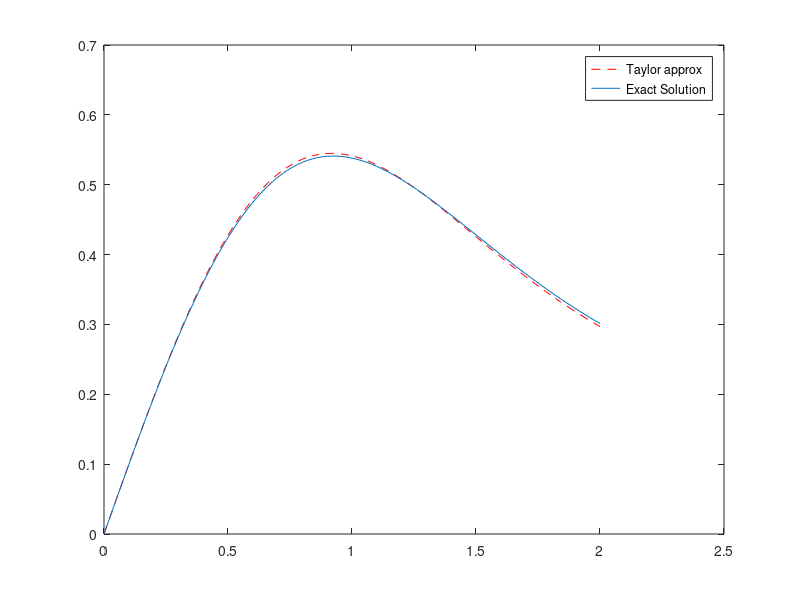

Reproduce this figure in MATLAB.

f = @(t,x) 1-2*t*x;
f1 = @(t,x) 2*t*f(t,x)-2*x;
f2 = @(t,x) 2*t*f1(t,x);
h = 2./100;
k = 0; x(1) = 0; t(1) = 0;
while t < 2
        k = k + 1; 
        t(k + 1) = t(k) + h;
        x(k + 1) = x(k) + h*f(t(k),x(k)) + h^2/2*f1(t(k),x(k))+...
            h^3/6*f2(t(k),x(k));
end
y = linspace(0,2);
    plot(t,x,'r--',t,dawson(t))
    legend('Taylor approx','Exact Solution')
    disp(length(t));
clear t x;